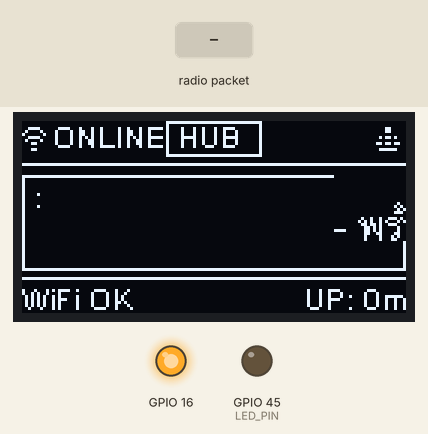
Recording of a sketch running on a simulated ESP32. On the bench: 128×64 one-colour display, output pins drawn as LEDs (lit = HIGH). Dashed ring = blinking. The test bench sets the inputs (shaded band). WiFi joins after 1.5 s; servers stay silent unless stated; uploads are accepted with an empty reply; no radio packets arrive unless stated.

Above: at 4.8 s.
4.9 s: radio packet "NODE-001" arrives
At 5.36 s:
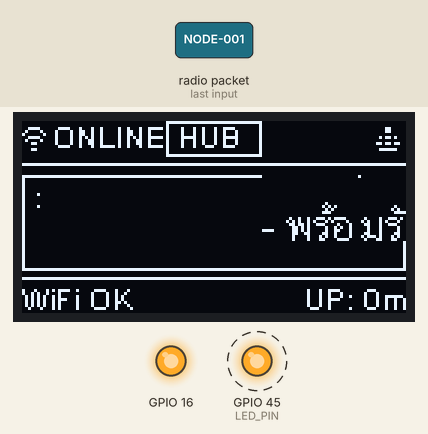
At 10.8 s:
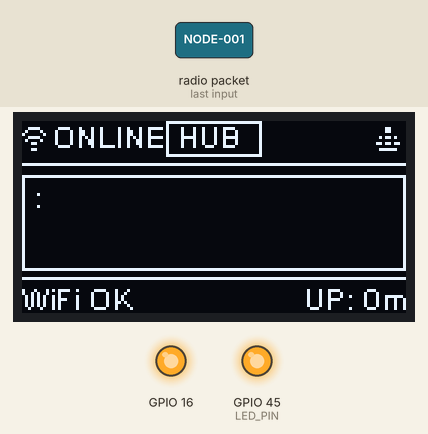
Timing chart, 0 to 12.3 s (numbered marks = the images above; inputs shaded):
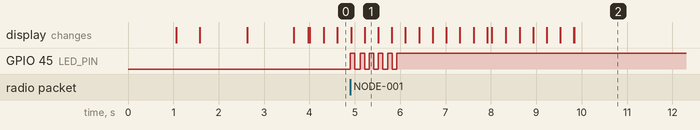

Measured:
- after the input at 4.9 s, GPIO 45 (LED_PIN): alternates HIGH for 0.10 s and LOW for 0.10 s, 11 changes in all, then stays HIGH, starting at once

The sketch:

Gateway.ino
```cpp
#include <SPI.h>
#include <LoRa.h>
#include <WiFi.h>
#include <HTTPClient.h>
#include <Wire.h>
#include "SSD1306Wire.h"
#include "dw_font.h"
#include "font_th_sarabun_new_regular30.h"

const char* ssid = "both2g";
const char* password = "both2509";
String baseUrl = "http://192.168.2.37/smart_community/api/";

#define LED_PIN 45
#define SCK 5
#define MISO 19
#define MOSI 27
#define SS 18
#define RST 14
#define DI0 26
#define BAND 923E6

SSD1306Wire screen(0x3c, 4, 15);
dw_font_t myfont;

String currentMsg = "- พร้อมใช้งาน -";
String msgTypeLabel = "สถานะระบบ:";
String lastStatus = "Booting...";
String lastWebMsg = "";
int lastRssi = 0;

unsigned long lastDownlink = 0, lastGatewayHb = 0;
unsigned long lastScrollTime = 0;
unsigned long lastMsgTime = 0;
const unsigned long DISPLAY_TIMEOUT = 10000;
bool isDisplayingAlert = false;

bool isFirstRun = true;
bool xampp_active = true;
unsigned long ledTimer = 0;
bool ledState = false;
int ledBlinkCount = 0;

int scrollX = 128;
int scrollSpeed = 10;
bool needsScrolling = false;
int textPixelWidth = 0;
const uint8_t wifi_icon[] PROGMEM = { 0x3C, 0x42, 0x81, 0x3C, 0x42, 0x18, 0x00, 0x18 };
const uint8_t lora_icon[] PROGMEM = { 0x18, 0x18, 0x00, 0x5A, 0x00, 0xDB, 0x00, 0x7E };

String getHouseNumber(String nodeID) {
  if (nodeID == "NODE-001") return "HOME: 234/1";
  if (nodeID == "NODE-012") return "HOME: 233/2";
  return nodeID;
}

void triggerLed(int count) { ledBlinkCount = count * 2; ledTimer = millis(); ledState = true; digitalWrite(LED_PIN, HIGH); }
void handleLed() {
  if (ledBlinkCount > 0 && millis() - ledTimer > 100) {
    ledTimer = millis(); ledState = !ledState;
    digitalWrite(LED_PIN, ledState ? HIGH : LOW); ledBlinkCount--;
  }
}

void draw_pixel(int16_t x, int16_t y) { if(x >= 0 && x < 128 && y >= 0 && y < 64) { screen.setColor(WHITE); screen.setPixel(x, y); } }
void clear_pixel(int16_t x, int16_t y) { if(x >= 0 && x < 128 && y >= 0 && y < 64) { screen.setColor(BLACK); screen.setPixel(x, y); screen.setColor(WHITE); } }

void updateScreen() {
  screen.clear();
  screen.setColor(WHITE);
  if(WiFi.status() == WL_CONNECTED) {
    screen.drawXbm(0, 2, 8, 8, wifi_icon);
    screen.setFont(ArialMT_Plain_10);
    screen.drawString(10, -1, "ONLINE");
  } else {
    screen.drawString(0, -1, "OFFLINE");
  }

  screen.drawRect(48, 0, 32, 12); screen.drawString(52, -1, "HUB");
  screen.drawXbm(118, 2, 8, 8, lora_icon);
  screen.drawLine(0, 14, 128, 14);

  screen.drawRect(0, 18, 128, 32);
  screen.setFont(ArialMT_Plain_10);
  screen.drawString(4, 19, msgTypeLabel);

  if (needsScrolling) {
      dw_font_goto(&myfont, scrollX, 40);
  } else {
      int centerPos = (128 - textPixelWidth) / 2;
      dw_font_goto(&myfont, max(4, centerPos), 40);
  }
  dw_font_print(&myfont, (char*)currentMsg.c_str());

  screen.drawLine(0, 52, 128, 52);
  screen.setFont(ArialMT_Plain_10);
  screen.drawString(0, 53, lastStatus);
  screen.setTextAlignment(TEXT_ALIGN_RIGHT);
  screen.drawString(128, 53, "UP: " + String(millis()/60000) + "m");
  screen.setTextAlignment(TEXT_ALIGN_LEFT);
  screen.display();
}

void setNewMessage(String type, String msg) {
  msgTypeLabel = type; currentMsg = msg;
  textPixelWidth = currentMsg.length() * 6;
  if (textPixelWidth > 120) { needsScrolling = true; scrollX = 128; }
  else { needsScrolling = false; scrollX = 128; }
  updateScreen();
}

void handleXamppFail() {
  if (xampp_active) { xampp_active = false; lastStatus = "Server Offline"; updateScreen(); }
}

String urlEncode(String str) {
  String encodedString = ""; char c, code0, code1;
  for (int i = 0; i < str.length(); i++) {
    c = str.charAt(i);
    if (isalnum(c)) encodedString += c;
    else if (c == ' ') encodedString += '+';
    else {
      code1 = (c & 0xf) + '0'; if ((c & 0xf) > 9) code1 = (c & 0xf) - 10 + 'A';
      c = (c >> 4) & 0xf; code0 = c + '0'; if (c > 9) code0 = c - 10 + 'A';
      encodedString += '%'; encodedString += code0; encodedString += code1;
    }
  }
  return encodedString;
}

void setup() {
  Serial.begin(115200); delay(1000);
  pinMode(16, OUTPUT); digitalWrite(16, LOW); delay(50); digitalWrite(16, HIGH);
  pinMode(LED_PIN, OUTPUT); digitalWrite(LED_PIN, LOW);

  screen.init(); screen.flipScreenVertically();
  dw_font_init(&myfont, 128, 64, draw_pixel, clear_pixel);
  dw_font_setfont(&myfont, (dw_font_info_t*)&font_th_sarabun_new_regular20);

  WiFi.begin(ssid, password);
  int wifi_attempts = 0;
  while(WiFi.status() != WL_CONNECTED && wifi_attempts < 20) {
    delay(500); lastStatus = "WiFi Connecting..."; updateScreen(); wifi_attempts++;
  }
  if(WiFi.status() == WL_CONNECTED) { lastStatus = "WiFi OK"; }
  else { lastStatus = "LoRa Only Mode"; xampp_active = false; }

  setNewMessage("สถานะระบบ:", "- พร้อมรับข้อมูล -"); delay(1000);

  SPI.begin(SCK, MISO, MOSI, SS); LoRa.setPins(SS, RST, DI0);
  if (!LoRa.begin(BAND)) { Serial.println("LoRa Fail"); while(1); }

  LoRa.setSyncWord(0x12); LoRa.setSpreadingFactor(7); LoRa.setSignalBandwidth(125E3);
  LoRa.setCodingRate4(5); LoRa.enableCrc();
}

void loop() {
  handleLed();
  if (needsScrolling && millis() - lastScrollTime > scrollSpeed) {
    scrollX--; if (scrollX < -textPixelWidth) scrollX = 128;
    updateScreen(); lastScrollTime = millis();
  }

  int packetSize = LoRa.parsePacket();
  if (packetSize) {
    String incoming = "";
    while (LoRa.available()) incoming += (char)LoRa.read();
    int rssi = LoRa.packetRssi();

    if (incoming.indexOf("NODE-") == -1) return;
    triggerLed(5);

    int p1 = incoming.indexOf('|'), p2 = incoming.indexOf('|', p1 + 1), p3 = incoming.lastIndexOf('|');
    if (p1 != -1 && p2 != -1) {
      String n_id = incoming.substring(0, p1);
      float batFloat = incoming.substring(p1 + 1, p2).toFloat();
      String n_bat = String((int)batFloat);
      String n_msg = (p3 > p2) ? incoming.substring(p2 + 1, p3) : incoming.substring(p2 + 1);
      n_msg.trim();

      String houseNo = getHouseNumber(n_id);
      lastMsgTime = millis();
      isDisplayingAlert = true;

      setNewMessage(houseNo, "> " + n_msg + " (แบต " + n_bat + "%)");
      lastRssi = rssi;

      if(WiFi.status() == WL_CONNECTED) {
        lastStatus = "Web Syncing.."; updateScreen();
        HTTPClient http; http.setTimeout(1000);
        String url = baseUrl + "insert_alert.php?node_id=" + n_id + "&battery=" + n_bat + "&msg=" + urlEncode(n_msg) + "&rssi=" + String(rssi);
        http.begin(url);
        int code = http.GET();
        if (code > 0) { lastStatus = "Saved OK"; xampp_active = true; }
        else { handleXamppFail(); }
        http.end(); updateScreen();
      } else {
        lastStatus = "LoRa RX (No Web)"; updateScreen();
      }
    }
  }

  unsigned long now = millis();
  if (isDisplayingAlert && (now - lastMsgTime > DISPLAY_TIMEOUT)) {
      isDisplayingAlert = false; setNewMessage("สถานะระบบ:", "- พร้อมรับข้อมูล -");
      if(WiFi.status() == WL_CONNECTED) { lastStatus = "System Ready"; }
      else { lastStatus = "LoRa Only Mode"; }
      updateScreen();
  }

  if (WiFi.status() == WL_CONNECTED) {
      if (now - lastGatewayHb > 60000 || lastGatewayHb == 0) {
        lastGatewayHb = now;
        HTTPClient http; http.setTimeout(1000);
        http.begin(baseUrl + "insert_alert.php?node_id=GATEWAY-MAIN&battery=100&msg=STATUS&rssi=0");
        int code = http.GET();
        if (code > 0) { xampp_active = true; if(lastStatus == "Server Offline") { lastStatus = "System Ready"; updateScreen(); } }
        else { handleXamppFail(); }
        http.end();
      }

      if (xampp_active) {
          if (now - lastDownlink > 4000) { checkDownlink(); lastDownlink = now; }
      }
  }
}

void checkDownlink() {
  HTTPClient http;
  http.setTimeout(1200);
  http.begin(baseUrl + "broadcast.txt?t=" + String(millis()));
  int httpCode = http.GET();

  if (httpCode == 200) {
    String payload = http.getString();
    payload.trim();

    if (payload.length() == 0) {
        lastWebMsg = ""; http.end(); return;
    }

    if (payload != lastWebMsg) {
      lastWebMsg = payload;
      digitalWrite(LED_PIN, HIGH);

      int separatorIdx = payload.indexOf('|');
      if (separatorIdx != -1) {
          String targets = payload.substring(0, separatorIdx);
          String msg = payload.substring(separatorIdx + 1);

          int start = 0;
          int sentCount = 0;
          while(start < targets.length()) {
              int commaIdx = targets.indexOf(',', start);
              if (commaIdx == -1) commaIdx = targets.length();

              String rawNode = targets.substring(start, commaIdx);
              String cleanNode = "";
              for(int i=0; i<rawNode.length(); i++) {
                  char c = rawNode.charAt(i);
                  if(isAlphaNumeric(c) || c == '-') cleanNode += c;
              }

              if (cleanNode.indexOf("NODE-") != -1) {
                  LoRa.beginPacket();
                  LoRa.print("GATEWAY|100|" + msg + "|" + cleanNode);
                  LoRa.endPacket();
                  delay(600);
                  sentCount++;
              }
              start = commaIdx + 1;
          }
          lastMsgTime = millis();
          isDisplayingAlert = true;
          setNewMessage("กระจายข่าว:", "ส่งหา " + String(sentCount) + " เครื่อง");
      }
      digitalWrite(LED_PIN, LOW);
    }
  } else {
    lastWebMsg = "";
  }
  http.end();
}
```

dw_font.c
```cpp
// (licence header left out)
#include "dw_font.h"

#define UNDER_SYMBOL_LEN                    3
static const uint32_t under_symbol[] = {0xe0b8b8, 0xe0b8b9, 0xe0b8ba};

#define OVERHEAD_LV1_SYMBOL_LEN             6
static const uint32_t overhead_lv1_symbol[] = {0xe0b8b1, 0xe0b8b4, 0xe0b8b5, 0xe0b8b6, 0xe0b8b7, 0xe0b987};

#define OVERHEAD_LV2_SYMBOL_LEN             7
static const uint32_t overhead_lv2_symbol[] = {0xe0b988, 0xe0b989, 0xe0b98a, 0xe0b98b, 0xe0b98c, 0xe0b98d, 0xe0b98e};

#define PADDING_SYMBOL_LEN              1
static const uint32_t padding_symbol[] = {0xe0b8b3};

#define FALSE               0
#define TRUE                !FALSE

#define PROGMEM_READ_CONST_16BIT(x)          pgm_read_word(x)
#define PROGMEM_READ_CONST_8BIT(x)           pgm_read_byte(x)

//#define AVR_OPTIMIZED

#if defined(__AVR__)
    #include <avr/pgmspace.h>
    #define READ_CONST_16BIT(x)             PROGMEM_READ_CONST_16BIT(x)
    #define READ_CONST_8BIT(x)              PROGMEM_READ_CONST_8BIT(x)
#elif defined(__XTENSA__)
    #include <pgmspace.h>
    #define READ_CONST_16BIT(x)             PROGMEM_READ_CONST_16BIT(x)
    #define READ_CONST_8BIT(x)              PROGMEM_READ_CONST_8BIT(x)
#else
    #define READ_CONST_16BIT(x)             *x
    #define READ_CONST_8BIT(x)              *x
#endif

static void* binary_search (const void* key, const void* base0,
                      int16_t num, int16_t size,
                      int (*compar)(const void*,const void*))
{
    const char *base = (const char*)base0;
    int16_t lim;
    int cmp;
    const void *p;

    for (lim = num; lim != 0; lim >>= 1) {
        p = base + (lim >> 1) * size;
        cmp = (*compar)(key, p);
        if (cmp == 0)
            return ((void *)p);
        if (cmp > 0) {  /* key > p: move right */
            base = (char *)p + size;
            lim--;
        }   /* else move left */
    }
    return (NULL);
}

static int utf8_compare(const void *a, const void *b)
{
    dw_font_symbol_t *sa = (dw_font_symbol_t*)a;
    dw_font_symbol_t *sb = (dw_font_symbol_t*)b;

    if (sa->utf8 > sb->utf8) {
        return 1;
    } else if (sa->utf8 == sb->utf8) {
        return 0;
    } else {
        return -1;
    }
}

static uint8_t is_utf8(const char *str)
{
    if ((*str & 0x80) > 0) {
        return 1;
    } else {
        return 0;
    }
}

static uint8_t get_utf8_format(const char *str, uint32_t *data)
{
    /* Implement getting utf8 from char array here. */
    uint32_t val=0;
    char utf_data = *str;
    uint8_t size = 0;

    if(utf_data & 0x80){
      do {
          val<<=8;
          val |= 0x000000ff & (uint32_t)*str++;
          utf_data<<=1;
          size++;
      }while(utf_data & 0x80);
    }else{
      val = utf_data;
      size = 1;
    }

    *data = val;

    return size;
}

static uint8_t findsymbol(dw_font_t *inst, const char *str, dw_font_symbol_t **output)
{
    uint32_t data = 0;
    uint8_t size = 0;

    if (is_utf8(str) > 0) {
        /* In case of multi byte utf-8. */
        size = get_utf8_format(str, &data);
    } else {
        /* In case of single byte utf-8. */
        data = ((uint32_t)*str & 0x000000ff);
        size = 1;
    }

    *output = binary_search(&data, inst->font->symbols, inst->font->count, sizeof(dw_font_symbol_t), utf8_compare);

    return size;
}

static void internal_draw_bitmap(dw_font_t *inst,
                                 int16_t x,
                                 int16_t y,
                                 dw_font_bitmap_t *bitmap)
{
    int16_t current_x = 0;
    int16_t current_y = 0;

    uint8_t current_bit = 7;
    uint8_t *data_ptr = bitmap->data;

    for (current_y = y; current_y < (y + READ_CONST_16BIT(&bitmap->height)); current_y++) {
        for (current_x = x; current_x < (x + READ_CONST_16BIT(&bitmap->width)); current_x++) {
            if ((READ_CONST_8BIT(data_ptr) & (1 << current_bit)) > 0) {
                inst->draw_pixel_cb(current_x, current_y);
            }

            if (current_bit > 0) {
                current_bit--;
            } else {
                current_bit = 7;
                data_ptr++;
            }
        }
    }
}

static uint8_t is_overhead_lv1_symbol(dw_font_symbol_t *symbol)
{
    uint8_t i = 0;
    for (i=0; i<OVERHEAD_LV1_SYMBOL_LEN; i++) {
        if (overhead_lv1_symbol[i] == symbol->utf8) {
            return TRUE;
        }
    }

    return FALSE;
}

static uint8_t is_overhead_lv2_symbol(dw_font_symbol_t *symbol)
{
    uint8_t i = 0;
    for (i=0; i<OVERHEAD_LV2_SYMBOL_LEN; i++) {
        if (overhead_lv2_symbol[i] == symbol->utf8) {
            return TRUE;
        }
    }

    return FALSE;
}

static uint8_t is_padding_symbol(dw_font_symbol_t *symbol)
{
    uint8_t i = 0;
    for (i=0; i<PADDING_SYMBOL_LEN; i++) {
        if (padding_symbol[i] == symbol->utf8) {
            return TRUE;
        }
    }

    return FALSE;
}

static uint8_t is_under_symbol(dw_font_symbol_t *symbol)
{
    uint8_t i = 0;
    for (i=0; i<UNDER_SYMBOL_LEN; i++) {
        if (under_symbol[i] == symbol->utf8) {
            return TRUE;
        }
    }

    return FALSE;
}

static uint8_t should_padding(dw_font_symbol_t *prev,
                              dw_font_symbol_t *current,
                              dw_font_symbol_t *next)
{
    if ((prev != NULL) && (current != NULL) && (next != NULL)) {
        if (is_overhead_lv2_symbol(current) &&
            (is_overhead_lv1_symbol(prev) || is_padding_symbol(next))) {
            return TRUE;
        } else {
            return FALSE;
        }
    } else if ((prev != NULL) && (current != NULL)) {
        if (is_overhead_lv2_symbol(current) &&
            is_overhead_lv1_symbol(prev)) {
            return TRUE;
        } else {
            return FALSE;
        }
    } else {
        return FALSE;
    }
}

void dw_font_init(dw_font_t *inst,
                  uint16_t x_res,
                  uint16_t y_res,
                  dw_font_drawpixel_t *draw_pixel_cb,
                  dw_font_clrpixel_t *clear_pixel_cb)
{
    inst->x_res = x_res;
    inst->y_res = y_res;
    inst->draw_pixel_cb = draw_pixel_cb;
    inst->clear_pixel_cb = clear_pixel_cb;
    inst->current_x = 0;
    inst->current_y = 0;
}

void dw_font_setfont(dw_font_t *inst,
                     dw_font_info_t *font)
{
    inst->font = font;
}

void dw_font_goto(dw_font_t *inst,
                  int16_t x,
                  int16_t y)
{
    inst->current_x = x;
    inst->current_y = y;
}

void dw_font_print(dw_font_t *inst,
                   char *str)
{
    char *current_str = str;
    uint8_t size = 0;
    uint8_t next_size = 0;
    int16_t offset_y = 0;
    int16_t x = 0;
    int16_t y = 0;

    int16_t start_x = 0;
    int16_t start_y = 0;

    dw_font_symbol_t *current_symbol = 0;
    dw_font_symbol_t *prev_symbol = 0;
    dw_font_symbol_t *next_symbol = 0;

    /* Keep start current_x and start current_y. */
    start_x = inst->current_x;
    start_y = inst->current_y;

    /* Clear area to paint to. */
    while (*current_str != '\0') {
        size = findsymbol(inst, current_str, &current_symbol);
        current_str += size;
        if (current_symbol != NULL) {
            for (y=(inst->current_y - inst->font->height); y<(inst->current_y); y++) {
                for (x=(inst->current_x + current_symbol->offset_x); x<(inst->current_x + current_symbol->cur_dist); x++) {
                    inst->clear_pixel_cb(x, y);
                }
            }

            inst->current_x += current_symbol->cur_dist;
        }
    }

    /* Restore current_x, current_y. */
    inst->current_x = start_x;
    inst->current_y = start_y;
    current_str = str;

    /* Draw character. */
    while (*current_str != '\0') {
        if (next_symbol == NULL) {
            size = findsymbol(inst, current_str, &current_symbol);
        } else {
            current_symbol = next_symbol;
            size = next_size;
        }

        current_str += size;
        if (current_symbol != NULL) {
            if ((inst->current_x + READ_CONST_16BIT(&current_symbol->bitmap->width)) >= inst->x_res) {
                /* Implement newline here if needed. */

            }

            next_size = findsymbol(inst, current_str, &next_symbol);

            /* Character over character detection for adjusting to correct position. */
            /* Need to be implemented more. Not good for now. */
            if (is_overhead_lv2_symbol(current_symbol)) {
                if (should_padding(prev_symbol, current_symbol, next_symbol)) {
                    offset_y = current_symbol->offset_y;
                } else {
                    offset_y = current_symbol->offset_y + READ_CONST_16BIT(&current_symbol->bitmap->height);
                }
            } else {
                offset_y = current_symbol->offset_y;
            }

            internal_draw_bitmap(inst, inst->current_x + current_symbol->offset_x, inst->current_y + offset_y, (dw_font_bitmap_t*)current_symbol->bitmap);

            inst->current_x += current_symbol->cur_dist;

            prev_symbol = current_symbol;
        }
    }
}
```

Source omitted: dw_font.h (2714 bytes), th_sarabun_new_regular30.h (59887 bytes)
